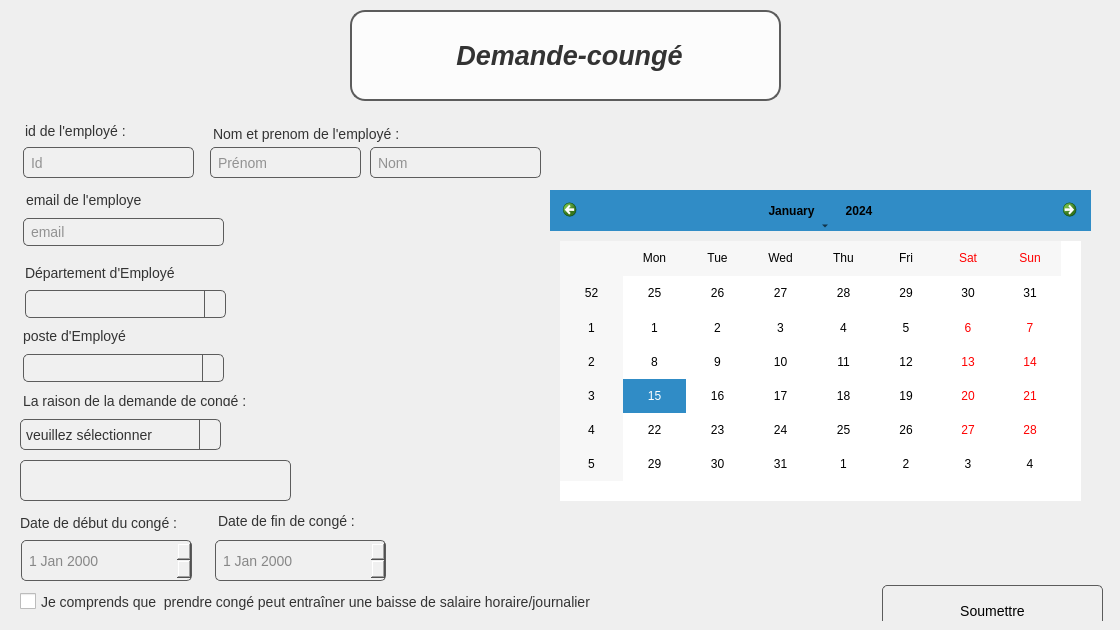
           <widget class="QWidget" name="tab">
            <attribute name="title">
             <string>demande_conge</string>
            </attribute>
            <widget class="QWidget" name="widget" native="true">
             <property name="geometry">
              <rect>
               <x>10</x>
               <y>110</y>
               <width>1101</width>
               <height>511</height>
              </rect>
             </property>
             <property name="styleSheet">
              <string notr="true">/* QWidget styling */
QWidget {
    padding: 10px;              /* Set padding inside the widget */
}
QDateTimeEdit {
	border: 1px solid #5c5c5c;
    background-color: #f0f0f0;
 	border-radius: 5px;         /* Corrected property and added border-radius */
    padding: 5px;
    font-size: 14px;
    color: #333333;

}
/* QLineEdit styling */
QLineEdit {
    background-color: #f0f0f0;
    border: 1px solid #5c5c5c;
    border-radius: 5px;         /* Corrected property and added border-radius */
    padding: 5px;
    font-size: 14px;
    color: #333333;
}

QLineEdit:hover {
    border: 1px solid #0078d7;
}

QLineEdit:focus {
    border: 1px solid #3b5998;
    background-color: #ffffff;
}

/* QDateEdit styling */
QDateEdit {
    background-color: #f0f0f0;
    border: 1px solid #5c5c5c;
    padding: 5px;
    font-size: 14px;
    color: #333333;
    border-radius: 5px;         /* Add border-radius for rounded corners */
}

QDateEdit::drop-down {
    subcontrol-origin: padding;
    subcontrol-position: top right;
    width: 20px;
    border-left: 1px solid #5c5c5c;
}

/* QComboBox styling */
QComboBox {
    background-color: #f0f0f0;
    border: 1px solid #5c5c5c;
    padding: 5px;
    font-size: 14px;
    color: #333333;
    border-radius: 5px;         /* Add border-radius for rounded corners */
}

QComboBox::drop-down {
    subcontrol-origin: padding;
    subcontrol-position: top right;
    width: 20px;
    border-left: 1px solid #5c5c5c;
}

/* QPushButton styling */
QPushButton {
    color: black;
    border: 1px solid #5c5c5c;
    padding: 5px 15px;
    font-size: 14px;
    border-radius: 5px;         /* Add border-radius for rounded corners */
}

QPushButton:hover {
    background-color: rgb(252, 246, 243);
}

QPushButton:pressed {
    background-color: #C0C0C0; /* Change background color when pressed */
    border: 1px solid black; /* Change border color when pressed */
}

QPushButton:disabled {
    background-color: #C0C0C0;
    color: #a0a0a0;
    border: 1px solid #d3d3d3;
}

/* QCheckBox styling */
QCheckBox {
    spacing: 5px;
    font-size: 14px;
    color: #333333;
}

QCheckBox::indicator {
    width: 16px;
    height: 16px;
}

/* QLabel styling */
QLabel {
    font-size: 14px;
    color: #333333;
    padding: 5px;
    border: none; /* Remove border if not needed */
    border-radius: 5px;         /* Add border-radius for rounded corners */
}
</string>
             </property>
             <widget class="QLabel" name="label_166">
              <property name="geometry">
               <rect>
                <x>195</x>
                <y>8</y>
                <width>231</width>
                <height>31</height>
               </rect>
              </property>
              <property name="text">
               <string>Nom et prenom de l'employé :</string>
              </property>
             </widget>
             <widget class="QLineEdit" name="prenom_conge">
              <property name="geometry">
               <rect>
                <x>200</x>
                <y>37</y>
                <width>151</width>
                <height>31</height>
               </rect>
              </property>
              <property name="placeholderText">
               <string>Prénom</string>
              </property>
             </widget>
             <widget class="QLabel" name="label_167">
              <property name="geometry">
               <rect>
                <x>7</x>
                <y>147</y>
                <width>231</width>
                <height>31</height>
               </rect>
              </property>
              <property name="text">
               <string>Département d'Employé</string>
              </property>
             </widget>
             <widget class="QLineEdit" name="nom_conge">
              <property name="geometry">
               <rect>
                <x>360</x>
                <y>37</y>
                <width>171</width>
                <height>31</height>
               </rect>
              </property>
              <property name="placeholderText">
               <string>Nom</string>
              </property>
             </widget>
             <widget class="QLabel" name="label_173">
              <property name="geometry">
               <rect>
                <x>7</x>
                <y>0</y>
                <width>121</width>
                <height>41</height>
               </rect>
              </property>
              <property name="text">
               <string>id de l'employé :</string>
              </property>
             </widget>
             <widget class="QLineEdit" name="id_emp">
              <property name="geometry">
               <rect>
                <x>13</x>
                <y>37</y>
                <width>171</width>
                <height>31</height>
               </rect>
              </property>
              <property name="placeholderText">
               <string>Id</string>
              </property>
             </widget>
             <widget class="QCalendarWidget" name="calendarWidget_4">
              <property name="geometry">
               <rect>
                <x>540</x>
                <y>80</y>
                <width>541</width>
                <height>321</height>
               </rect>
              </property>
              <property name="styleSheet">
               <string notr="true">color: rgb(0, 0, 0);</string>
              </property>
             </widget>
             <widget class="QComboBox" name="departement_conge_2">
              <property name="geometry">
               <rect>
                <x>15</x>
                <y>180</y>
                <width>201</width>
                <height>28</height>
               </rect>
              </property>
             </widget>
             <widget class="QLabel" name="label_168">
              <property name="geometry">
               <rect>
                <x>5</x>
                <y>280</y>
                <width>321</width>
                <height>21</height>
               </rect>
              </property>
              <property name="text">
               <string>La raison de la demande de congé :</string>
              </property>
             </widget>
             <widget class="QComboBox" name="raison_conge">
              <property name="geometry">
               <rect>
                <x>10</x>
                <y>309</y>
                <width>201</width>
                <height>31</height>
               </rect>
              </property>
              <item>
               <property name="text">
                <string>veuillez sélectionner</string>
               </property>
              </item>
              <item>
               <property name="text">
                <string>congé de maladie</string>
               </property>
              </item>
              <item>
               <property name="text">
                <string>Raison familiales</string>
               </property>
              </item>
              <item>
               <property name="text">
                <string>Funréeilles/deuil</string>
               </property>
              </item>
              <item>
               <property name="text">
                <string>Vacances</string>
               </property>
              </item>
              <item>
               <property name="text">
                <string>Autre</string>
               </property>
              </item>
             </widget>
             <widget class="QLineEdit" name="rasion">
              <property name="geometry">
               <rect>
                <x>10</x>
                <y>350</y>
                <width>271</width>
                <height>41</height>
               </rect>
              </property>
              <property name="placeholderText">
               <string/>
              </property>
             </widget>
             <widget class="QLabel" name="label_170">
              <property name="geometry">
               <rect>
                <x>2</x>
                <y>392</y>
                <width>191</width>
                <height>41</height>
               </rect>
              </property>
              <property name="text">
               <string>Date de début du congé :</string>
              </property>
             </widget>
             <widget class="QDateEdit" name="date_debut">
              <property name="geometry">
               <rect>
                <x>11</x>
                <y>430</y>
                <width>171</width>
                <height>41</height>
               </rect>
              </property>
              <property name="styleSheet">
               <string notr="true">color: rgb(135, 135, 135);</string>
              </property>
             </widget>
             <widget class="QLabel" name="label_171">
              <property name="geometry">
               <rect>
                <x>200</x>
                <y>390</y>
                <width>261</width>
                <height>41</height>
               </rect>
              </property>
              <property name="text">
               <string>Date de fin de congé :</string>
              </property>
             </widget>
             <widget class="QCheckBox" name="confiramtion_conge">
              <property name="geometry">
               <rect>
                <x>0</x>
                <y>471</y>
                <width>631</width>
                <height>41</height>
               </rect>
              </property>
              <property name="text">
               <string>Je comprends que  prendre congé peut entraîner une baisse de salaire horaire/journalier</string>
              </property>
             </widget>
             <widget class="QPushButton" name="soumettre">
              <property name="geometry">
               <rect>
                <x>872</x>
                <y>475</y>
                <width>221</width>
                <height>51</height>
               </rect>
              </property>
              <property name="text">
               <string>Soumettre</string>
              </property>
             </widget>
             <widget class="QDateEdit" name="date_fin">
              <property name="geometry">
               <rect>
                <x>205</x>
                <y>430</y>
                <width>171</width>
                <height>41</height>
               </rect>
              </property>
              <property name="styleSheet">
               <string notr="true">color: rgb(135, 135, 135);</string>
              </property>
             </widget>
             <widget class="QComboBox" name="poste_conge">
              <property name="geometry">
               <rect>
                <x>13</x>
                <y>244</y>
                <width>201</width>
                <height>28</height>
               </rect>
              </property>
             </widget>
             <widget class="QLabel" name="label_169">
              <property name="geometry">
               <rect>
                <x>5</x>
                <y>210</y>
                <width>231</width>
                <height>31</height>
               </rect>
              </property>
              <property name="text">
               <string>poste d'Employé</string>
              </property>
             </widget>
             <widget class="QLineEdit" name="email_conge">
              <property name="geometry">
               <rect>
                <x>13</x>
                <y>108</y>
                <width>201</width>
                <height>28</height>
               </rect>
              </property>
              <property name="text">
               <string/>
              </property>
              <property name="placeholderText">
               <string>email</string>
              </property>
             </widget>
             <widget class="QLabel" name="label_180">
              <property name="geometry">
               <rect>
                <x>8</x>
                <y>74</y>
                <width>231</width>
                <height>31</height>
               </rect>
              </property>
              <property name="text">
               <string>email de l'employe</string>
              </property>
             </widget>
             <zorder>label_171</zorder>
             <zorder>poste_conge</zorder>
             <zorder>label_169</zorder>
             <zorder>label_170</zorder>
             <zorder>label_166</zorder>
             <zorder>prenom_conge</zorder>
             <zorder>label_167</zorder>
             <zorder>nom_conge</zorder>
             <zorder>label_173</zorder>
             <zorder>id_emp</zorder>
             <zorder>calendarWidget_4</zorder>
             <zorder>departement_conge_2</zorder>
             <zorder>label_168</zorder>
             <zorder>raison_conge</zorder>
             <zorder>rasion</zorder>
             <zorder>date_debut</zorder>
             <zorder>confiramtion_conge</zorder>
             <zorder>soumettre</zorder>
             <zorder>date_fin</zorder>
             <zorder>email_conge</zorder>
             <zorder>label_180</zorder>
            </widget>
            <widget class="QLabel" name="label_165">
             <property name="geometry">
              <rect>
               <x>350</x>
               <y>10</y>
               <width>431</width>
               <height>111</height>
              </rect>
             </property>
             <property name="font">
              <font>
               <pointsize>-1</pointsize>
               <italic>true</italic>
               <bold>true</bold>
              </font>
             </property>
             <property name="styleSheet">
              <string notr="true">    font-size: 30px;               /* Font size */
    font-weight: bold;             /* Make the font bold */
    color: #333333;                /* Text color */
    padding: 10px;                 /* Padding around the text */
    border: 2px solid #5c5c5c;     /* Border for the label */
    background-color: rgba(255, 255, 255, 0.8); /* Semi-transparent background */
    text-align: center;            /* Center text alignment */
    margin-bottom: 20px;           /* Margin below the title */
  	border-radius: 15px;  

</string>
             </property>
             <property name="text">
              <string>&lt;html&gt;&lt;head/&gt;&lt;body&gt;&lt;p align=&quot;center&quot;&gt;&lt;span style=&quot; font-size:20pt;&quot;&gt;Demande-coungé&lt;/span&gt;&lt;/p&gt;&lt;/body&gt;&lt;/html&gt;</string>
             </property>
            </widget>
           </widget>
